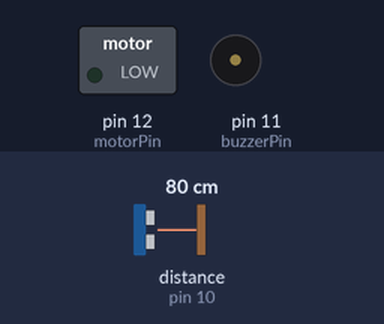
A sketch run on a simulated Arduino Uno, built with avr-gcc and run on an emulated ATmega328P. Shown: switched loads named in the sketch (green lamp = pin HIGH), buzzer (waves = sounding, pin HIGH). Wiring (inferred from the names in the program): ultrasonic range finder: trigger pin 9; echo pin 10. The test bench sets the inputs (shaded band); at power-on: distance to the obstacle (sensor on pin 10) 80 cm. The echo pulse lasts 58.3 µs per cm; pins used as bus, display or sensor lines are not drawn.

Above: at 1.2 s.
1.3 s: distance to the obstacle (sensor on pin 10) set to 55 cm
2.8 s: distance to the obstacle (sensor on pin 10) set to 46 cm
At 3.5 s:
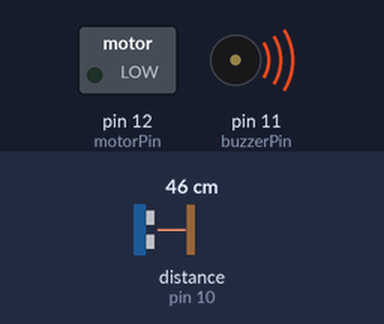
4.3 s: distance to the obstacle (sensor on pin 10) set to 24 cm
5.8 s: distance to the obstacle (sensor on pin 10) set to 19 cm
At 6.8 s:
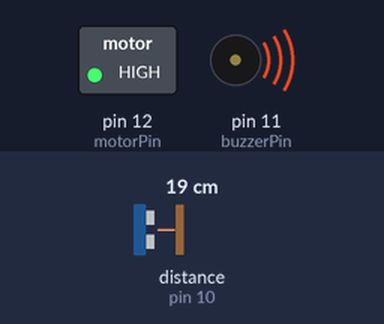
7.3 s: distance to the obstacle (sensor on pin 10) set to 35 cm
At 7.9 s:
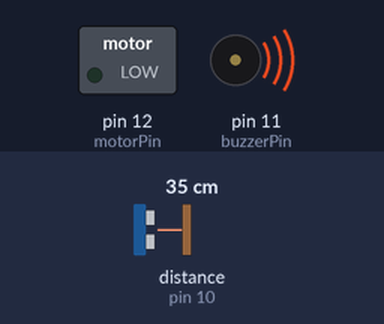
8.8 s: distance to the obstacle (sensor on pin 10) set to 2 cm
At 9.8 s:
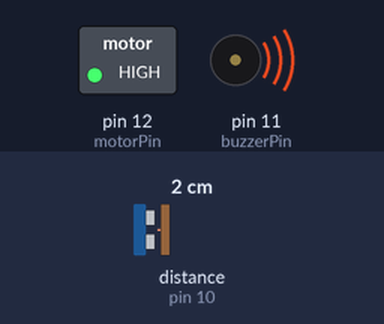
Timing chart, 0 to 11.3 s (numbered marks = the images above; inputs shaded):
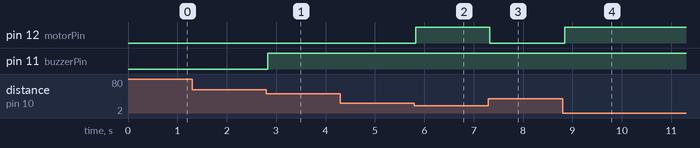

The sketch:

Code.ino
```cpp
const int trigPin = 9;
const int echoPin = 10;
const int buzzerPin = 11;
const int motorPin = 12; // Define the pin for the vibration motor

long duration;
int distance;
int safetyDistance = 50;
int motorDistance = 20;  // Threshold for the vibration motor

void setup() {
  pinMode(trigPin, OUTPUT);
  pinMode(echoPin, INPUT);
  pinMode(buzzerPin, OUTPUT);
  pinMode(motorPin, OUTPUT); // Set the motor pin as an output
  Serial.begin(9600);
}

void loop() {
  // Trigger the ultrasonic sensor
  digitalWrite(trigPin, LOW);
  delayMicroseconds(2);
  digitalWrite(trigPin, HIGH);
  delayMicroseconds(10);
  digitalWrite(trigPin, LOW);

  // Calculate the distance
  duration = pulseIn(echoPin, HIGH);
  distance = duration * 0.034 / 2;

  // Buzzer logic: Activates at 50 cm or less
  if (distance <= safetyDistance && distance > 0) {
    digitalWrite(buzzerPin, HIGH);
  } else {
    digitalWrite(buzzerPin, LOW);
  }

  // Vibration motor logic: Activates at 20 cm or less
  if (distance <= motorDistance && distance > 0) {
    digitalWrite(motorPin, HIGH);
  } else {
    digitalWrite(motorPin, LOW);
  }

  delay(50); // Small delay for stability
}
```

Measured:
- the behaviour switches between 52 and 51 cm on distance to the obstacle (sensor on pin 10) (found by bisection; images 0 and 1)
- the behaviour switches between 22 and 21 cm on distance to the obstacle (sensor on pin 10) (found by bisection; images 1 and 2)
- after the input at 1.3 s, every drawn part: stays the same
- after the input at 2.8 s, pin 11 (buzzerPin): LOW → HIGH at once
- after the input at 4.3 s, every drawn part: stays the same
- after the input at 5.8 s, pin 12 (motorPin): LOW → HIGH at once
- after the input at 7.3 s, pin 12 (motorPin): HIGH → LOW at once
- after the input at 8.8 s, pin 12 (motorPin): LOW → HIGH after 0.05 s
